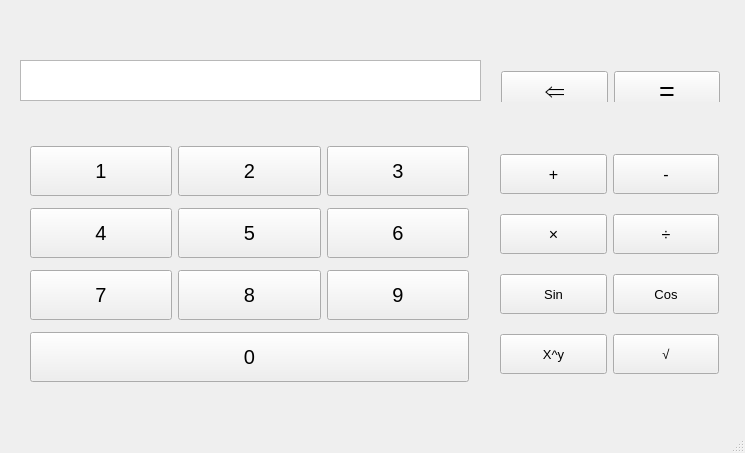
<?xml version="1.0" encoding="UTF-8"?>
<ui version="4.0">
 <class>MainWindow</class>
 <widget class="QMainWindow" name="MainWindow">
  <property name="geometry">
   <rect>
    <x>0</x>
    <y>0</y>
    <width>745</width>
    <height>453</height>
   </rect>
  </property>
  <property name="minimumSize">
   <size>
    <width>745</width>
    <height>453</height>
   </size>
  </property>
  <property name="windowTitle">
   <string>MainWindow</string>
  </property>
  <widget class="QWidget" name="centralWidget">
   <widget class="QWidget" name="gridLayoutWidget">
    <property name="geometry">
     <rect>
      <x>19</x>
      <y>129</y>
      <width>461</width>
      <height>271</height>
     </rect>
    </property>
    <layout class="QGridLayout" name="gridLayout">
     <item row="0" column="0">
      <widget class="QPushButton" name="But1">
       <property name="minimumSize">
        <size>
         <width>0</width>
         <height>50</height>
        </size>
       </property>
       <property name="font">
        <font>
         <pointsize>15</pointsize>
        </font>
       </property>
       <property name="text">
        <string>1</string>
       </property>
      </widget>
     </item>
     <item row="0" column="1">
      <widget class="QPushButton" name="But2">
       <property name="minimumSize">
        <size>
         <width>0</width>
         <height>50</height>
        </size>
       </property>
       <property name="font">
        <font>
         <pointsize>15</pointsize>
        </font>
       </property>
       <property name="text">
        <string>2</string>
       </property>
      </widget>
     </item>
     <item row="0" column="2">
      <widget class="QPushButton" name="But3">
       <property name="minimumSize">
        <size>
         <width>0</width>
         <height>50</height>
        </size>
       </property>
       <property name="font">
        <font>
         <pointsize>15</pointsize>
        </font>
       </property>
       <property name="text">
        <string>3</string>
       </property>
      </widget>
     </item>
     <item row="2" column="1">
      <widget class="QPushButton" name="But5">
       <property name="minimumSize">
        <size>
         <width>0</width>
         <height>50</height>
        </size>
       </property>
       <property name="font">
        <font>
         <pointsize>15</pointsize>
        </font>
       </property>
       <property name="text">
        <string>5</string>
       </property>
      </widget>
     </item>
     <item row="2" column="0">
      <widget class="QPushButton" name="But4">
       <property name="minimumSize">
        <size>
         <width>0</width>
         <height>50</height>
        </size>
       </property>
       <property name="font">
        <font>
         <pointsize>15</pointsize>
        </font>
       </property>
       <property name="text">
        <string>4</string>
       </property>
      </widget>
     </item>
     <item row="3" column="2">
      <widget class="QPushButton" name="But9">
       <property name="minimumSize">
        <size>
         <width>0</width>
         <height>50</height>
        </size>
       </property>
       <property name="font">
        <font>
         <pointsize>15</pointsize>
        </font>
       </property>
       <property name="text">
        <string>9</string>
       </property>
      </widget>
     </item>
     <item row="3" column="1">
      <widget class="QPushButton" name="But8">
       <property name="minimumSize">
        <size>
         <width>0</width>
         <height>50</height>
        </size>
       </property>
       <property name="font">
        <font>
         <pointsize>15</pointsize>
        </font>
       </property>
       <property name="text">
        <string>8</string>
       </property>
      </widget>
     </item>
     <item row="3" column="0">
      <widget class="QPushButton" name="But7">
       <property name="minimumSize">
        <size>
         <width>0</width>
         <height>50</height>
        </size>
       </property>
       <property name="font">
        <font>
         <pointsize>15</pointsize>
        </font>
       </property>
       <property name="text">
        <string>7</string>
       </property>
      </widget>
     </item>
     <item row="2" column="2">
      <widget class="QPushButton" name="But6">
       <property name="minimumSize">
        <size>
         <width>0</width>
         <height>50</height>
        </size>
       </property>
       <property name="font">
        <font>
         <pointsize>15</pointsize>
        </font>
       </property>
       <property name="text">
        <string>6</string>
       </property>
      </widget>
     </item>
     <item row="4" column="0" colspan="3">
      <widget class="QPushButton" name="But0">
       <property name="minimumSize">
        <size>
         <width>0</width>
         <height>50</height>
        </size>
       </property>
       <property name="font">
        <font>
         <pointsize>15</pointsize>
        </font>
       </property>
       <property name="text">
        <string>0</string>
       </property>
      </widget>
     </item>
    </layout>
   </widget>
   <widget class="QTextEdit" name="textEdit">
    <property name="geometry">
     <rect>
      <x>20</x>
      <y>60</y>
      <width>461</width>
      <height>41</height>
     </rect>
    </property>
   </widget>
   <widget class="QWidget" name="gridLayoutWidget_2">
    <property name="geometry">
     <rect>
      <x>489</x>
      <y>129</y>
      <width>241</width>
      <height>271</height>
     </rect>
    </property>
    <layout class="QGridLayout" name="gridLayout_2">
     <item row="2" column="1">
      <widget class="QPushButton" name="cosBut">
       <property name="minimumSize">
        <size>
         <width>0</width>
         <height>40</height>
        </size>
       </property>
       <property name="font">
        <font>
         <pointsize>10</pointsize>
        </font>
       </property>
       <property name="text">
        <string>Cos</string>
       </property>
      </widget>
     </item>
     <item row="1" column="1">
      <widget class="QPushButton" name="devideBut">
       <property name="minimumSize">
        <size>
         <width>0</width>
         <height>40</height>
        </size>
       </property>
       <property name="font">
        <font>
         <pointsize>12</pointsize>
        </font>
       </property>
       <property name="text">
        <string>÷</string>
       </property>
      </widget>
     </item>
     <item row="0" column="0">
      <widget class="QPushButton" name="plusBut">
       <property name="minimumSize">
        <size>
         <width>0</width>
         <height>40</height>
        </size>
       </property>
       <property name="font">
        <font>
         <pointsize>12</pointsize>
        </font>
       </property>
       <property name="text">
        <string>+</string>
       </property>
      </widget>
     </item>
     <item row="1" column="0">
      <widget class="QPushButton" name="multiplBut">
       <property name="minimumSize">
        <size>
         <width>0</width>
         <height>40</height>
        </size>
       </property>
       <property name="font">
        <font>
         <pointsize>12</pointsize>
        </font>
       </property>
       <property name="text">
        <string>×</string>
       </property>
      </widget>
     </item>
     <item row="3" column="1">
      <widget class="QPushButton" name="sqrtBut">
       <property name="minimumSize">
        <size>
         <width>0</width>
         <height>40</height>
        </size>
       </property>
       <property name="font">
        <font>
         <pointsize>10</pointsize>
        </font>
       </property>
       <property name="text">
        <string>√</string>
       </property>
      </widget>
     </item>
     <item row="2" column="0">
      <widget class="QPushButton" name="sinBut">
       <property name="minimumSize">
        <size>
         <width>0</width>
         <height>40</height>
        </size>
       </property>
       <property name="font">
        <font>
         <pointsize>10</pointsize>
        </font>
       </property>
       <property name="text">
        <string>Sin</string>
       </property>
      </widget>
     </item>
     <item row="0" column="1">
      <widget class="QPushButton" name="minusBut">
       <property name="minimumSize">
        <size>
         <width>0</width>
         <height>40</height>
        </size>
       </property>
       <property name="font">
        <font>
         <pointsize>12</pointsize>
        </font>
       </property>
       <property name="text">
        <string>-</string>
       </property>
      </widget>
     </item>
     <item row="3" column="0">
      <widget class="QPushButton" name="expBut">
       <property name="minimumSize">
        <size>
         <width>0</width>
         <height>40</height>
        </size>
       </property>
       <property name="font">
        <font>
         <pointsize>10</pointsize>
        </font>
       </property>
       <property name="text">
        <string>X^y</string>
       </property>
      </widget>
     </item>
    </layout>
   </widget>
   <widget class="QWidget" name="gridLayoutWidget_3">
    <property name="geometry">
     <rect>
      <x>490</x>
      <y>60</y>
      <width>241</width>
      <height>42</height>
     </rect>
    </property>
    <layout class="QGridLayout" name="gridLayout_3">
     <item row="0" column="0">
      <widget class="QPushButton" name="delBut">
       <property name="minimumSize">
        <size>
         <width>0</width>
         <height>40</height>
        </size>
       </property>
       <property name="font">
        <font>
         <pointsize>20</pointsize>
        </font>
       </property>
       <property name="text">
        <string>⇐</string>
       </property>
      </widget>
     </item>
     <item row="0" column="1">
      <widget class="QPushButton" name="solveBut">
       <property name="minimumSize">
        <size>
         <width>0</width>
         <height>40</height>
        </size>
       </property>
       <property name="font">
        <font>
         <pointsize>20</pointsize>
        </font>
       </property>
       <property name="text">
        <string>=</string>
       </property>
      </widget>
     </item>
    </layout>
   </widget>
   <widget class="QPushButton" name="play">
    <property name="geometry">
     <rect>
      <x>495</x>
      <y>389</y>
      <width>251</width>
      <height>31</height>
     </rect>
    </property>
    <property name="text">
     <string/>
    </property>
    <property name="flat">
     <bool>true</bool>
    </property>
   </widget>
  </widget>
  <widget class="QStatusBar" name="statusBar"/>
  <widget class="QMenuBar" name="menuBar">
   <property name="geometry">
    <rect>
     <x>0</x>
     <y>0</y>
     <width>745</width>
     <height>21</height>
    </rect>
   </property>
  </widget>
 </widget>
 <layoutdefault spacing="6" margin="11"/>
 <resources/>
 <connections/>
</ui>
